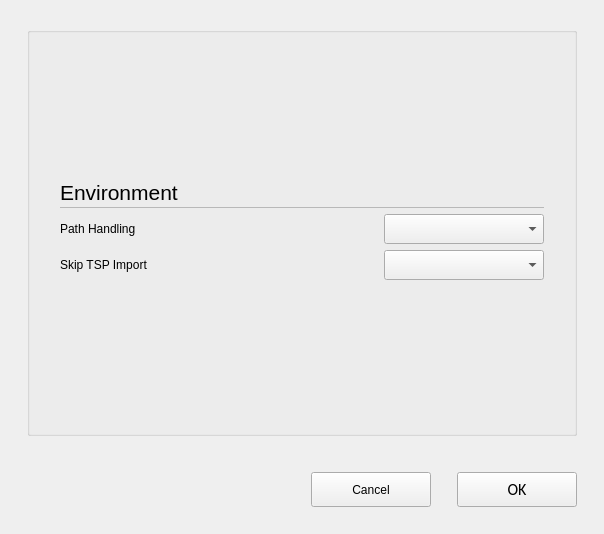
<?xml version="1.0" encoding="UTF-8"?>
<ui version="4.0">
 <class>C_NagToolSettingsPopupDialog</class>
 <widget class="QWidget" name="C_NagToolSettingsPopupDialog">
  <property name="geometry">
   <rect>
    <x>0</x>
    <y>0</y>
    <width>604</width>
    <height>534</height>
   </rect>
  </property>
  <property name="windowTitle">
   <string>C_NagToolSettingsPopupDialog</string>
  </property>
  <property name="autoFillBackground">
   <bool>false</bool>
  </property>
  <layout class="QVBoxLayout" name="verticalLayout">
   <property name="leftMargin">
    <number>27</number>
   </property>
   <property name="topMargin">
    <number>27</number>
   </property>
   <property name="rightMargin">
    <number>27</number>
   </property>
   <property name="bottomMargin">
    <number>0</number>
   </property>
   <item>
    <widget class="stw::opensyde_gui_elements::C_OgeGbx" name="pc_EnvironmentSettings">
     <property name="title">
      <string/>
     </property>
     <layout class="QVBoxLayout" name="verticalLayout_7">
      <property name="spacing">
       <number>0</number>
      </property>
      <property name="leftMargin">
       <number>30</number>
      </property>
      <property name="topMargin">
       <number>5</number>
      </property>
      <property name="rightMargin">
       <number>30</number>
      </property>
      <property name="bottomMargin">
       <number>13</number>
      </property>
      <item>
       <layout class="QVBoxLayout" name="verticalLayout_5">
        <property name="spacing">
         <number>0</number>
        </property>
        <property name="bottomMargin">
         <number>0</number>
        </property>
        <item>
         <layout class="QHBoxLayout" name="horizontalLayout_7" stretch="0,0">
          <property name="spacing">
           <number>6</number>
          </property>
          <property name="bottomMargin">
           <number>0</number>
          </property>
          <item>
           <widget class="stw::opensyde_gui_elements::C_OgeLabHeadingGroupBold" name="pc_LabelGlobalSettings">
            <property name="minimumSize">
             <size>
              <width>0</width>
              <height>30</height>
             </size>
            </property>
            <property name="maximumSize">
             <size>
              <width>16777215</width>
              <height>30</height>
             </size>
            </property>
            <property name="font">
             <font>
              <family>Segoe UI</family>
              <pointsize>16</pointsize>
             </font>
            </property>
            <property name="text">
             <string>Environment</string>
            </property>
           </widget>
          </item>
          <item>
           <spacer name="horizontalSpacer_8">
            <property name="orientation">
             <enum>Qt::Horizontal</enum>
            </property>
            <property name="sizeHint" stdset="0">
             <size>
              <width>40</width>
              <height>20</height>
             </size>
            </property>
           </spacer>
          </item>
         </layout>
        </item>
        <item>
         <layout class="QHBoxLayout" name="horizontalLayout" stretch="0">
          <property name="spacing">
           <number>0</number>
          </property>
          <property name="topMargin">
           <number>0</number>
          </property>
          <item>
           <widget class="stw::opensyde_gui_elements::C_OgeFraSeparator" name="frame">
            <property name="minimumSize">
             <size>
              <width>0</width>
              <height>1</height>
             </size>
            </property>
            <property name="maximumSize">
             <size>
              <width>16777215</width>
              <height>1</height>
             </size>
            </property>
            <property name="frameShape">
             <enum>QFrame::StyledPanel</enum>
            </property>
            <property name="frameShadow">
             <enum>QFrame::Raised</enum>
            </property>
           </widget>
          </item>
         </layout>
        </item>
        <item>
         <layout class="QHBoxLayout" name="horizontalLayout_8">
          <property name="spacing">
           <number>6</number>
          </property>
          <property name="topMargin">
           <number>6</number>
          </property>
          <property name="rightMargin">
           <number>0</number>
          </property>
          <property name="bottomMargin">
           <number>6</number>
          </property>
          <item>
           <widget class="stw::opensyde_gui_elements::C_OgeLabGroupItem" name="pc_LabelPathHandling">
            <property name="text">
             <string>Path Handling</string>
            </property>
           </widget>
          </item>
          <item>
           <spacer name="horizontalSpacer_10">
            <property name="orientation">
             <enum>Qt::Horizontal</enum>
            </property>
            <property name="sizeHint" stdset="0">
             <size>
              <width>40</width>
              <height>20</height>
             </size>
            </property>
           </spacer>
          </item>
          <item>
           <widget class="stw::opensyde_gui_elements::C_OgeCbxText" name="pc_CbxPathHandling">
            <property name="minimumSize">
             <size>
              <width>160</width>
              <height>30</height>
             </size>
            </property>
            <property name="maximumSize">
             <size>
              <width>160</width>
              <height>30</height>
             </size>
            </property>
           </widget>
          </item>
         </layout>
        </item>
        <item>
         <layout class="QHBoxLayout" name="horizontalLayout_9">
          <property name="spacing">
           <number>6</number>
          </property>
          <property name="rightMargin">
           <number>0</number>
          </property>
          <property name="bottomMargin">
           <number>0</number>
          </property>
          <item>
           <widget class="stw::opensyde_gui_elements::C_OgeLabGroupItem" name="pc_LabelSkipTsp">
            <property name="text">
             <string>Skip TSP Import</string>
            </property>
           </widget>
          </item>
          <item>
           <spacer name="horizontalSpacer_11">
            <property name="orientation">
             <enum>Qt::Horizontal</enum>
            </property>
            <property name="sizeHint" stdset="0">
             <size>
              <width>40</width>
              <height>20</height>
             </size>
            </property>
           </spacer>
          </item>
          <item>
           <widget class="stw::opensyde_gui_elements::C_OgeCbxText" name="pc_CbxSkipTsp">
            <property name="minimumSize">
             <size>
              <width>160</width>
              <height>30</height>
             </size>
            </property>
            <property name="maximumSize">
             <size>
              <width>160</width>
              <height>30</height>
             </size>
            </property>
           </widget>
          </item>
         </layout>
        </item>
       </layout>
      </item>
     </layout>
    </widget>
   </item>
   <item>
    <spacer name="pc_VerticalSpacerButtonsObove">
     <property name="orientation">
      <enum>Qt::Vertical</enum>
     </property>
     <property name="sizeType">
      <enum>QSizePolicy::Fixed</enum>
     </property>
     <property name="sizeHint" stdset="0">
      <size>
       <width>20</width>
       <height>30</height>
      </size>
     </property>
    </spacer>
   </item>
   <item>
    <layout class="QHBoxLayout" name="horizontalLayout_22">
     <property name="spacing">
      <number>6</number>
     </property>
     <item>
      <spacer name="horizontalSpacer_9">
       <property name="orientation">
        <enum>Qt::Horizontal</enum>
       </property>
       <property name="sizeHint" stdset="0">
        <size>
         <width>40</width>
         <height>20</height>
        </size>
       </property>
      </spacer>
     </item>
     <item>
      <widget class="stw::opensyde_gui_elements::C_OgePubCancel" name="pc_PushButtonCancel">
       <property name="minimumSize">
        <size>
         <width>120</width>
         <height>35</height>
        </size>
       </property>
       <property name="maximumSize">
        <size>
         <width>120</width>
         <height>35</height>
        </size>
       </property>
       <property name="text">
        <string>Cancel</string>
       </property>
      </widget>
     </item>
     <item>
      <spacer name="horizontalSpacer_2">
       <property name="orientation">
        <enum>Qt::Horizontal</enum>
       </property>
       <property name="sizeType">
        <enum>QSizePolicy::Fixed</enum>
       </property>
       <property name="sizeHint" stdset="0">
        <size>
         <width>20</width>
         <height>20</height>
        </size>
       </property>
      </spacer>
     </item>
     <item>
      <widget class="stw::opensyde_gui_elements::C_OgePubDialog" name="pc_PushButtonOk">
       <property name="minimumSize">
        <size>
         <width>120</width>
         <height>35</height>
        </size>
       </property>
       <property name="maximumSize">
        <size>
         <width>120</width>
         <height>35</height>
        </size>
       </property>
       <property name="font">
        <font>
         <family>Calibri</family>
         <pointsize>12</pointsize>
        </font>
       </property>
       <property name="text">
        <string>OK</string>
       </property>
      </widget>
     </item>
    </layout>
   </item>
   <item>
    <spacer name="verticalSpacer_7">
     <property name="orientation">
      <enum>Qt::Vertical</enum>
     </property>
     <property name="sizeType">
      <enum>QSizePolicy::Fixed</enum>
     </property>
     <property name="sizeHint" stdset="0">
      <size>
       <width>20</width>
       <height>27</height>
      </size>
     </property>
    </spacer>
   </item>
  </layout>
 </widget>
 <customwidgets>
  <customwidget>
   <class>stw::opensyde_gui_elements::C_OgeFraSeparator</class>
   <extends>QFrame</extends>
   <header>C_OgeFraSeparator.hpp</header>
   <container>1</container>
  </customwidget>
  <customwidget>
   <class>stw::opensyde_gui_elements::C_OgeLabHeadingGroupBold</class>
   <extends>QLabel</extends>
   <header>C_OgeLabHeadingGroupBold.hpp</header>
  </customwidget>
  <customwidget>
   <class>stw::opensyde_gui_elements::C_OgeLabGroupItem</class>
   <extends>QLabel</extends>
   <header>C_OgeLabGroupItem.hpp</header>
  </customwidget>
  <customwidget>
   <class>stw::opensyde_gui_elements::C_OgePubDialog</class>
   <extends>QPushButton</extends>
   <header>C_OgePubDialog.hpp</header>
  </customwidget>
  <customwidget>
   <class>stw::opensyde_gui_elements::C_OgeGbx</class>
   <extends>QGroupBox</extends>
   <header>C_OgeGbx.hpp</header>
   <container>1</container>
  </customwidget>
  <customwidget>
   <class>stw::opensyde_gui_elements::C_OgePubCancel</class>
   <extends>QPushButton</extends>
   <header>C_OgePubCancel.hpp</header>
  </customwidget>
  <customwidget>
   <class>stw::opensyde_gui_elements::C_OgeCbxText</class>
   <extends>QComboBox</extends>
   <header>C_OgeCbxText.hpp</header>
  </customwidget>
 </customwidgets>
 <resources/>
 <connections/>
</ui>
